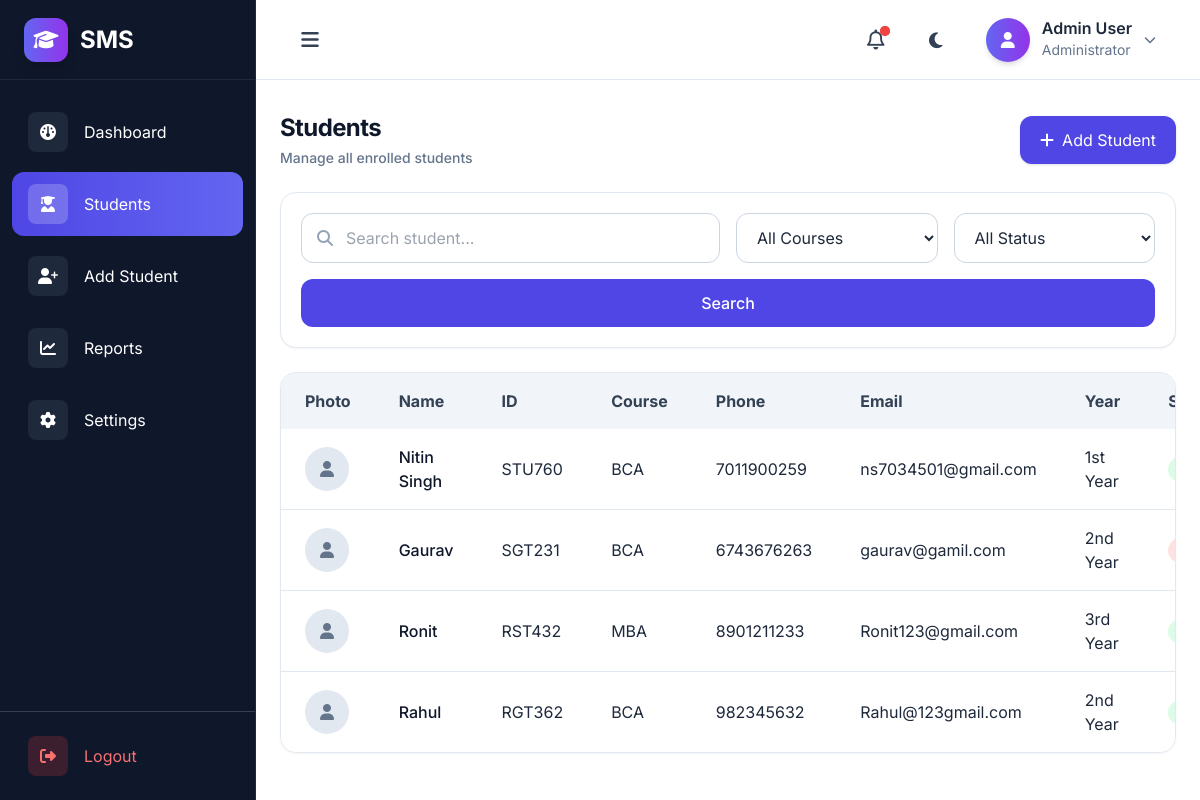
/students/, run on an earlier commit of the app's database.
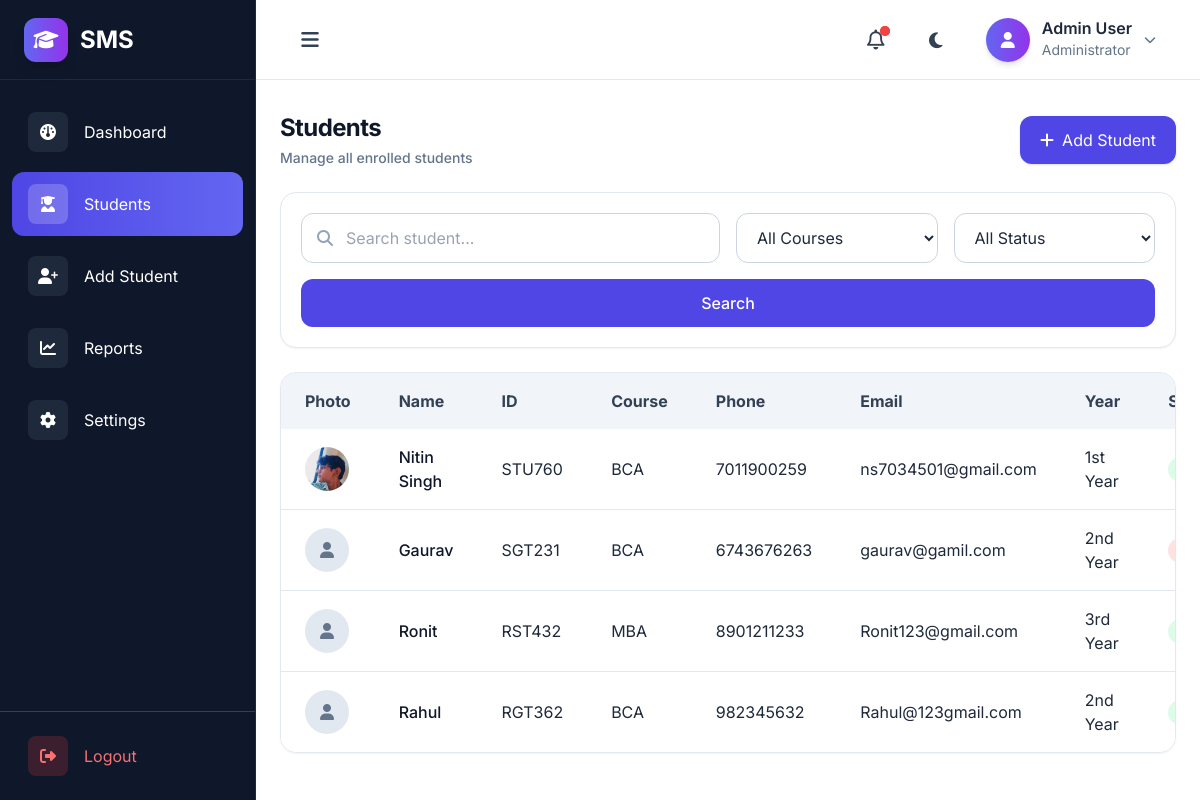
And on a later commit of the database.
### MainApp/models.py (models this page shows, shortened)
class Student(models.Model):
    STATUS_CHOICES = [
        ("Active", "Active"),
        ("Inactive", "Inactive"),
    ]
    YEAR_CHOICES = [
        ('1st Year', '1st Year'),
        ('2nd Year', '2nd Year'),
        ('3rd Year', '3rd Year'),
        ('4th Year', '4th Year'),
    ]
    COURSES = [('BCA','BCA'),('B.Tech','B.Tech'),('MCA','MCA'),('BBA','BBA'),('MBA','MBA')]
    name = models.CharField(max_length=100)
    email = models.EmailField()
    student_id = models.CharField(max_length=20, unique=True)
    photo = models.ImageField(upload_to="students/", blank=True, null=True)
    courses = models.CharField(max_length=50, choices=COURSES)
    phone = models.CharField(max_length=10)
    year = models.CharField(
        max_length=20,
        choices=YEAR_CHOICES,
        default="1st Year"
    )
    date_of_birth = models.DateField()
    created_at = models.DateField(auto_now_add=True)
    status = models.CharField(
        max_length=20,
        choices=STATUS_CHOICES,
        default="Active"
    )
    address = models.TextField(blank=True, null=True)

### MainApp/views.py (the view)
# urls.py: path("students/", views.students, name='students'),
def students(request):
    students = Student.objects.all()
    search = request.GET.get("search")
    course = request.GET.get("course")
    status = request.GET.get("status")
    if search:
        students = students.filter(name__icontains=search)
    if course:
        students = students.filter(courses=course)
    if status:
        students = students.filter(status=status)
    return render(request, "student.html", {"students":students})

### MainApp/templates/student.html (shortened to what the changed rows need)
{% extends 'base.html' %}
{% block content %}
<div class="space-y-6">
    <div class="flex flex-col md:flex-row md:items-center md:justify-between gap-4">
        <div>
            <h2
                class="text-xl md:text-2xl xl:text-3xl font-bold tracking-tight text-slate-900 dark:text-white transition-colors duration-300">
                Students</h2>
        </div>
    </div>
    <div
        class="bg-white dark:bg-slate-800 rounded-2xl border border-slate-200 dark:border-slate-700 shadow-sm overflow-x-auto">
        <table class="w-full">
            <thead class="bg-slate-100 dark:bg-slate-700 text-slate-700 dark:text-slate-200">
                <tr>
                    <th class="px-6 py-4 text-left">Photo</th>
                    <th class="px-6 py-4 text-left">Name</th>
                    <th class="px-6 py-4 text-left">ID</th>
                    <th class="px-6 py-4 text-left">Course</th>
                    <th class="px-6 py-4 text-left">Phone</th>
                    <th class="px-6 py-4 text-left">Email</th>
                    <th class="px-6 py-4 text-left">Year</th>
                    <th class="px-6 py-4 text-left">Status</th>
                </tr>
            </thead>
            <tbody class="divide-y divide-slate-200 dark:divide-slate-700">
                {% for student in students %}
                <tr class="hover:bg-slate-50 dark:hover:bg-slate-700 transition">
                    <td class="px-6 py-4">
                        {% if student.photo %}
                        <img src="{{ student.photo.url }}" alt="{{ student.name }}"
                            class="w-11 h-11 rounded-full object-cover">
                        {% else %}
                        <div class="w-11 h-11 rounded-full bg-slate-200 flex items-center justify-center">
                            <i class="fa-solid fa-user text-slate-500"></i>
                        </div>
                        {% endif %}
                    </td>
                    <td class="px-6 py-4 font-medium text-slate-900 dark:text-white">{{ student.name }}</td>
                    <td class="px-6 py-4">{{ student.student_id }}</td>
                    <td class="px-6 py-4">{{ student.courses }}</td>
                    <td class="px-6 py-4">{{ student.phone }}</td>
                    <td class="px-6 py-4">{{ student.email }}</td>
                    <td class="px-6 py-4">{{ student.year }}</td>
                    <td class="px-6 py-4">
                        <span class="px-3 py-1 rounded-full text-sm font-medium
                        {% if student.status == 'Active' %}
                        bg-green-100 text-green-600
                        {% else %}
                        bg-red-100 text-red-600
                        {% endif %}">{{ student.status }}</span>
                    </td>
                </tr>
                {% empty %}
                <tr>
                    <td colspan="8" class="py-6 text-center text-slate-500">No students found!</td>
                </tr>
                {% endfor %}
            </tbody>
        </table>
    </div>
</div>
{% endblock %}

What changed in the data, as far as the page shows it:
changed Student "Nitin Singh": photo: picture added; photo empty → "students/My-pic.jpeg" (drawn)
